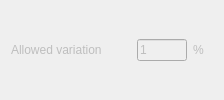
                           <widget class="QWidget" name="widget_stabTolFrequency_allowedVariation_SSI" native="true">
                            <property name="sizePolicy">
                             <sizepolicy hsizetype="Fixed" vsizetype="Fixed">
                              <horstretch>0</horstretch>
                              <verstretch>0</verstretch>
                             </sizepolicy>
                            </property>
                            <property name="minimumSize">
                             <size>
                              <width>100</width>
                              <height>0</height>
                             </size>
                            </property>
                            <layout class="QHBoxLayout" name="horizontalLayout_40">
                             <property name="topMargin">
                              <number>0</number>
                             </property>
                             <property name="bottomMargin">
                              <number>0</number>
                             </property>
                             <item>
                              <widget class="QLabel" name="label_stabTolFrequency_allowedVariation_SSI">
                               <property name="enabled">
                                <bool>false</bool>
                               </property>
                               <property name="sizePolicy">
                                <sizepolicy hsizetype="Fixed" vsizetype="Fixed">
                                 <horstretch>0</horstretch>
                                 <verstretch>0</verstretch>
                                </sizepolicy>
                               </property>
                               <property name="minimumSize">
                                <size>
                                 <width>120</width>
                                 <height>0</height>
                                </size>
                               </property>
                               <property name="toolTip">
                                <string/>
                               </property>
                               <property name="toolTipDuration">
                                <number>0</number>
                               </property>
                               <property name="text">
                                <string>Allowed variation</string>
                               </property>
                               <property name="alignment">
                                <set>Qt::AlignJustify|Qt::AlignVCenter</set>
                               </property>
                              </widget>
                             </item>
                             <item alignment="Qt::AlignLeft">
                              <widget class="QLineEdit" name="lineEdit_stabTolFrequency_allowedVariation_SSI">
                               <property name="enabled">
                                <bool>false</bool>
                               </property>
                               <property name="sizePolicy">
                                <sizepolicy hsizetype="Fixed" vsizetype="Fixed">
                                 <horstretch>0</horstretch>
                                 <verstretch>0</verstretch>
                                </sizepolicy>
                               </property>
                               <property name="minimumSize">
                                <size>
                                 <width>30</width>
                                 <height>0</height>
                                </size>
                               </property>
                               <property name="maximumSize">
                                <size>
                                 <width>50</width>
                                 <height>16777215</height>
                                </size>
                               </property>
                               <property name="toolTip">
                                <string>&lt;html&gt;&lt;head/&gt;&lt;body&gt;&lt;p&gt;The allowed variation, in percentage, of the eigenfrequency between consecutive models so that the model can be considered stable in the eigenfrequency criteria&lt;/p&gt;&lt;/body&gt;&lt;/html&gt;</string>
                               </property>
                               <property name="text">
                                <string>1</string>
                               </property>
                               <property name="maxLength">
                                <number>8</number>
                               </property>
                              </widget>
                             </item>
                             <item alignment="Qt::AlignLeft">
                              <widget class="QLabel" name="label_stabTolFrequency_allowedVariationUnits_SSI">
                               <property name="enabled">
                                <bool>false</bool>
                               </property>
                               <property name="sizePolicy">
                                <sizepolicy hsizetype="Fixed" vsizetype="Fixed">
                                 <horstretch>0</horstretch>
                                 <verstretch>0</verstretch>
                                </sizepolicy>
                               </property>
                               <property name="minimumSize">
                                <size>
                                 <width>20</width>
                                 <height>0</height>
                                </size>
                               </property>
                               <property name="text">
                                <string>%</string>
                               </property>
                              </widget>
                             </item>
                            </layout>
                           </widget>
